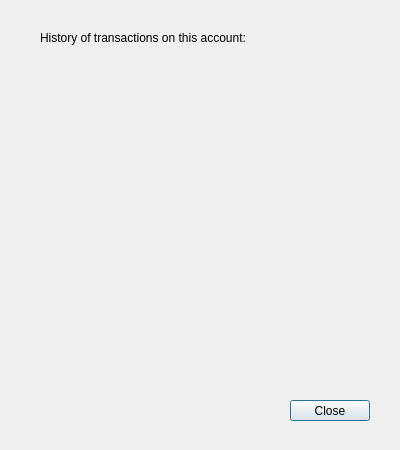
<?xml version="1.0" encoding="UTF-8"?>
<ui version="4.0">
 <class>TransHistory</class>
 <widget class="QDialog" name="TransHistory">
  <property name="geometry">
   <rect>
    <x>0</x>
    <y>0</y>
    <width>400</width>
    <height>450</height>
   </rect>
  </property>
  <property name="windowTitle">
   <string>Transaction History</string>
  </property>
  <widget class="QLabel" name="labelDepositWhere">
   <property name="geometry">
    <rect>
     <x>40</x>
     <y>30</y>
     <width>291</width>
     <height>16</height>
    </rect>
   </property>
   <property name="text">
    <string>History of transactions on this account:</string>
   </property>
  </widget>
  <widget class="QPushButton" name="buttonClose">
   <property name="geometry">
    <rect>
     <x>290</x>
     <y>400</y>
     <width>80</width>
     <height>21</height>
    </rect>
   </property>
   <property name="text">
    <string>Close</string>
   </property>
  </widget>
 </widget>
 <resources/>
 <connections/>
</ui>
